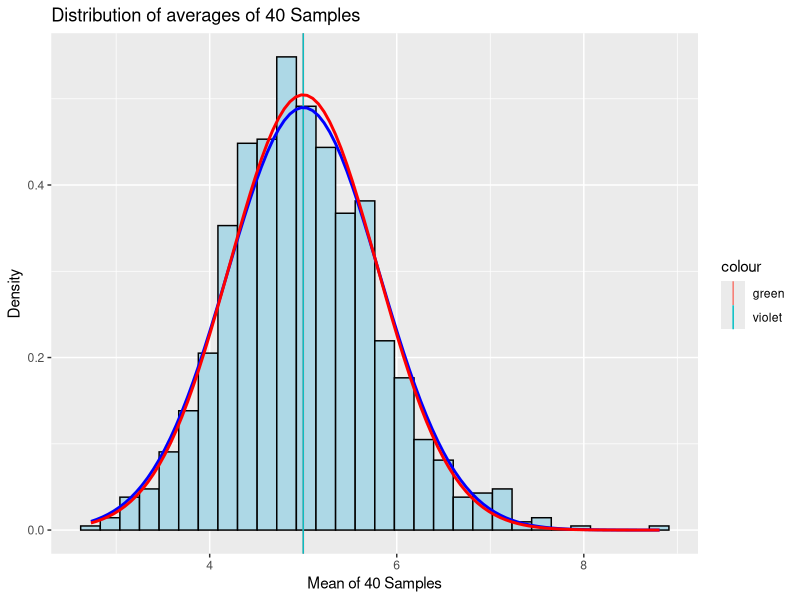

Here is the R script that generated this plot:
#Statistical Inference ToothGrowth Data

#The project consists of two parts:
  #1. Simulation Exercise to explore inferenced
  #2. Basic inferential analysis using the ToothGrowth data in the R datasets package


#Part 1 Simuation 

#Overview

#In this project we will investigate the exponential distribution in R and compare it with the Central Limit Theorem. 
#The exponential distribution can be simulated in R with rexp(n, lambda) where lambda is the rate parameter. 
#The mean of exponential distribution is 1/lambda and the standard deviation is also 1/lambda. Set lambda = 0.2 for all of the simulations. 
#We will investigate the distribution of averages of 40 exponentials. 

#Illustrate via simulation and associated explanatory text the properties of the distribution of the mean of 40 exponentials. 

#What We have to do 

# 1. Show the sample mean and compare it to the theoretical mean of the distribution.
# 2. Show how variable the sample is (via variance) and compare it to the theoretical variance of the distribution.
# 3. Show that the distribution is approximately normal.
 
#In point 3, focus on the difference between the distribution of a large collection of random exponentials and the distribution of a large collection of averages of 40 exponentials.


#Load Libraries and set Global Options.

library(data.table)
library(ggplot2)
library(datasets)
#Set variables

n <- 40 # number of exponentials (sample size)
lambda <- 0.2 # lambda for rexp (limiting factor) (rate)
nosim <- 1000 # number of simulations
quantile <- 1.96 # 95th % quantile to be used in Confidence Interval
set.seed(234) # set the seed value for reproducibility


#Create a matrix with 1000 simulations each with 40 samples

# Use rexp() and matrix() to generate 40 samples creating a matrix with 1000 rows and 40 columns.
simData <- matrix(rexp(n * nosim, rate = lambda), nosim)

#Calculate the averages across the 40 values 

simMeans <- rowMeans(simData) # Matrix Mean


#Mean Comparison

#Show the sample mean and compare it to the theoretical mean

#Mean of Sample Means

#Calculate the actual mean of sample data

sampleMean <- mean(simMeans) # Mean of sample means
sampleMean

#Theoretical Mean

#Calculate the theoretical mean

theoMean <- 1 / lambda # Theoretical Mean
theoMean

#The distribution of the mean of the sample means is centered at 5.001573 and the theoretical mean is centered at 5.
#The mean of the sample means and the theoretical mean (expected mean) are very close.


#Variance Comparison

#Show how variable the sample is and compare it to the theoretical variance of the distribution

#Sample Variance

#Calculate the Actual Variance

sampleVar <- var(simMeans)
sampleVar

# Theoretical Variance

#Calculate the theoretical variance.

theoVar  <- (1 / lambda)^2 / (n) 
theoVar


#The variance of the sample means is 0.6631504 and the thoeretical variance of the distribution is 0.625. 
#Both variance values are very close to each other.

#Sample Standard of Deviation

#Calculate the sample means standard of deviation.

sampleSD <- sd(simMeans)
sampleSD

#Theoretical Standard of Deviation

#Calculate the theoretical standard of deviation.

theoSD <- 1/(lambda * sqrt(n))
theoSD


#RESULT
#Show that the distribution is approximately normal.
#Display the results to visually compare the actual versus the theoretical values.

plotdata <- data.frame(simMeans)
m <- ggplot(plotdata, aes(x =simMeans))
m <- m + geom_histogram(aes(y=..density..), colour="black",
                        fill = "lightblue")
m <- m + labs(title = "Distribution of averages of 40 Samples", x = "Mean of 40 Samples", y = "Density")
m <- m + geom_vline(aes(xintercept = sampleMean, colour = "green"))
m <- m + geom_vline(aes(xintercept = theoMean, colour = "violet"))
m <- m + stat_function(fun = dnorm, args = list(mean = sampleMean, sd = sampleSD), color = "blue", size = 1.0)
m <- m + stat_function(fun = dnorm, args = list(mean = theoMean, sd = theoSD), colour = "red", size = 1.0)
m


#The density of the actual data is shown by the light blue bars. The theoretical mean and the sample mean are so close that they overlap. 
#The “red” line shows the normal curve formed by the the theoretical mean and standard deviation. The “royal blue” line shows the curve formed by the sample mean and standard deviation.
#As you can see from the graph, the distribution of averages of 40 exponential distributions is close to the normal distribution with the expected theoretical values based on the given lambda.

#Confidence Interval Comparison

#Check the confidence interval levels to see how they compare.

#Sample CI

#Calculate the sample confidence interval;
#sampleCI = mean of x plus or minus the .975th normal quantile times the standard error of the mean standard deviation of x divided by the square root of n (the length of the vector x).

sampleConfInterval <- round (mean(simMeans) + c(-1,1)*1.96*sd(simMeans)/sqrt(n),3)
sampleConfInterval

#Theoretical CI

#Calculate the theoretical confidence interval;
#theoCI = theoMean of x plus or minus the .975th normal quantile times the standard error of the mean standard deviation of x divided by the square root of n (the length of the vector x).

theoConfInterval <- theoMean + c(-1,1) * 1.96 * sqrt(theoVar)/sqrt(n)
theoConfInterval

#The sample confidence interval is 4.749 5.254 and the theoretical confidence level is 4.755 5.245. The confidence levels also match closely. 
#Again, proving the distribution is approximately normal

#Conclusion
#It is determined that the distribution does indeed demonstrate the Central Limit Theorem; a bell curve. After graphing all the values above and comparing the confidence intervals the distribution is approximately normal.